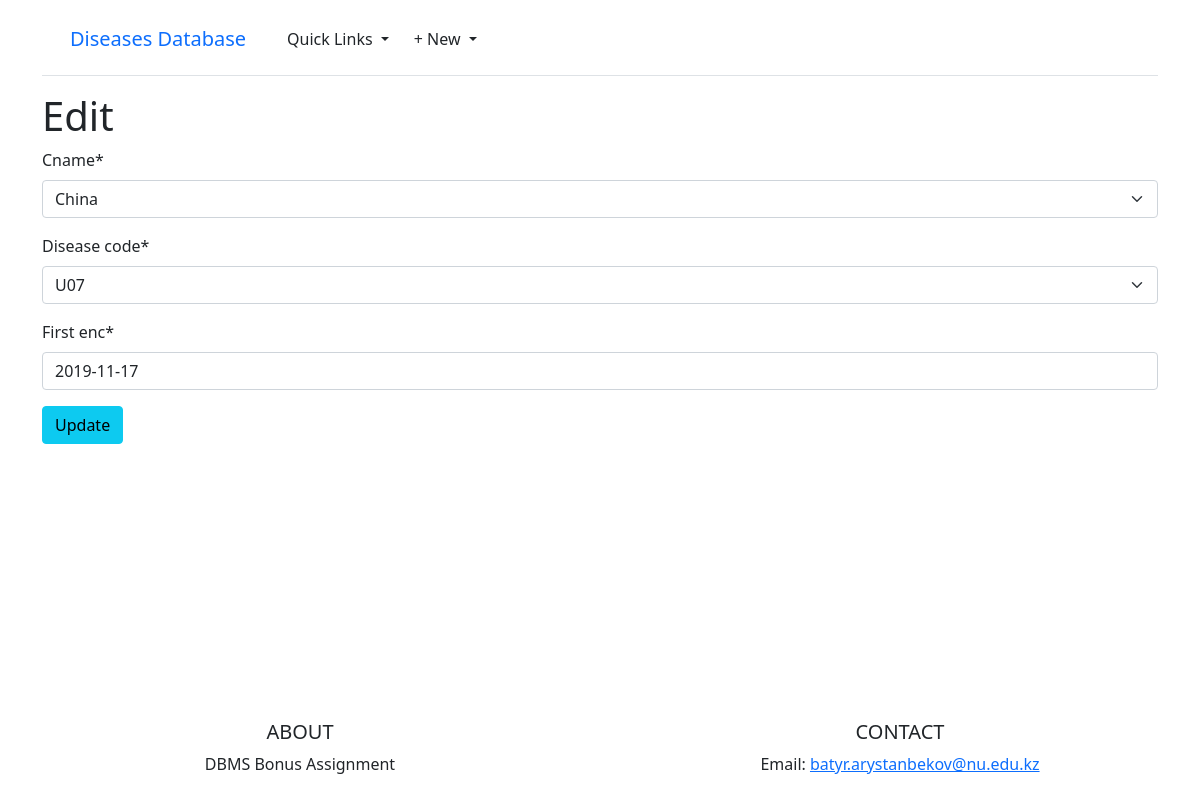
Page /discoveries/1/edit/ on the committed database.
### objects/models.py (models this page shows, shortened)
class Country(models.Model):
    class Meta:
        verbose_name_plural = "Countries"
    cname = models.CharField(max_length=50, primary_key=True)
    population = models.PositiveBigIntegerField()
    def __str__(self):
        return self.cname

class Disease(models.Model):
    disease_code = models.CharField(max_length=50, primary_key=True)
    pathogen = models.CharField(max_length=20)
    description = models.CharField(max_length=140)
    id = models.ForeignKey(DiseaseType, on_delete=models.CASCADE)
    def __str__(self):
        return self.disease_code

class Discover(models.Model):
    cname = models.ForeignKey(Country, on_delete=models.CASCADE)
    disease_code = models.ForeignKey(Disease, on_delete=models.CASCADE)
    first_enc = models.DateField()
    class Meta:
        constraints = [
            models.UniqueConstraint(
                fields=['cname', 'disease_code'], name='unique_cname_disease_code_combination'
            )
        ]

### objects/views.py (the view)
# urls.py: path('discoveries/<str:pk>/edit/', DiscoverUpdateView.as_view(), name='discover_edit'),
class DiscoverUpdateView(UpdateView):
    model = Discover
    template_name = 'discover/discover_edit.html'
    fields = ('cname', 'disease_code', 'first_enc',)
    success_url = reverse_lazy('discover_list')

### templates/discover/discover_edit.html
{% extends "base.html" %}
{% load crispy_forms_tags %}
{% block content %}
<h1>Edit</h1>
<form action="" method="post">{% csrf_token %}
    {{ form|crispy }}
    <button class="btn btn-info ml-2" type="submit">Update</button>
</form>
{% endblock content %}

### static/css/carousel.css (style rules this page uses)
body { padding-top: 0.2rem; padding-bottom: 0.5rem; color: #5a5a5a; }

### rows in the picture
Country: cname "China"
Disease: disease_code "U07"
Discover: first_enc "2019-11-17"
